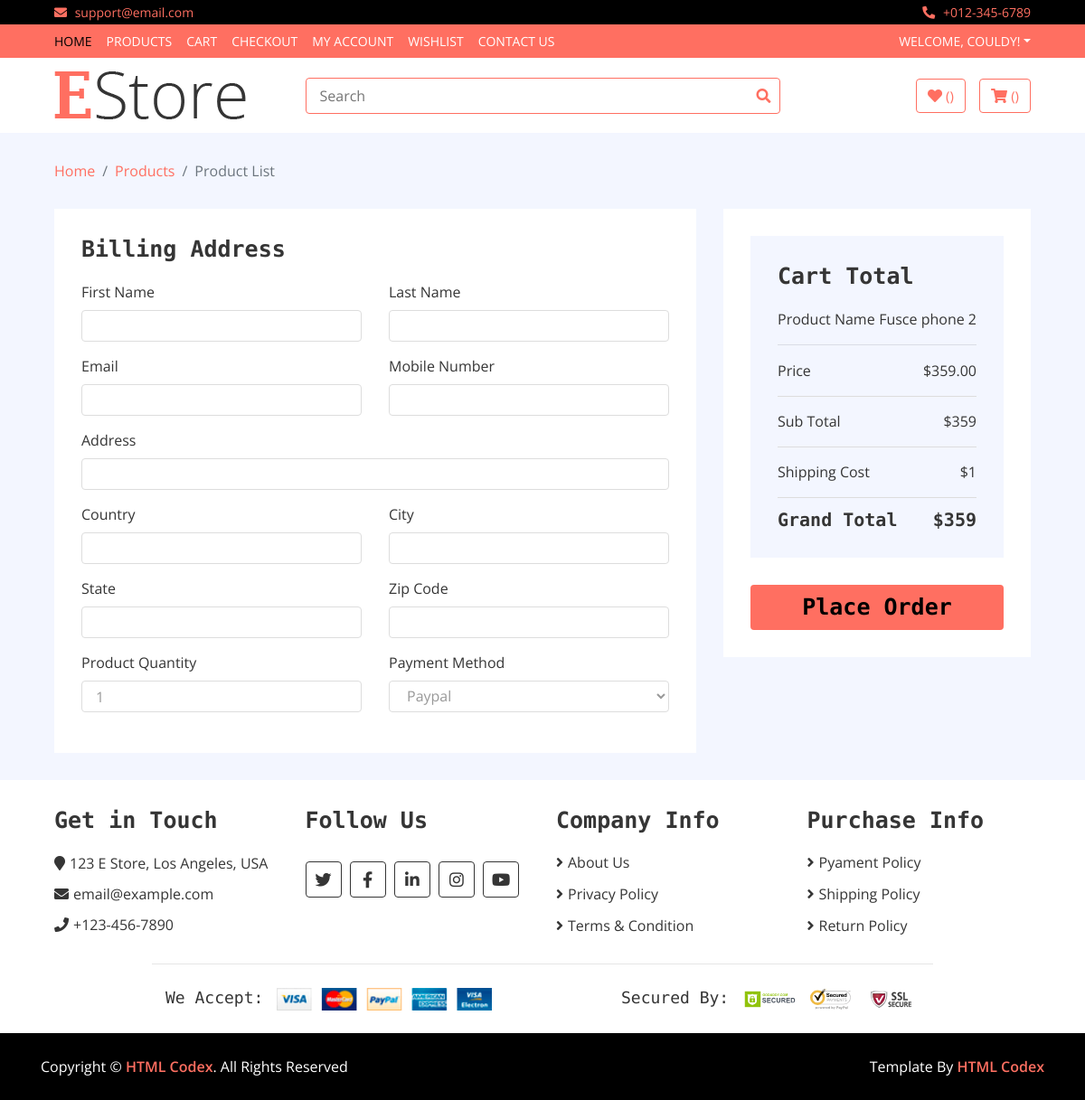
Page /product/13/make_order (signed in) on the committed database.
### shop/models.py (models this page shows, shortened)
class Account(AbstractUser):
    email = models.EmailField(max_length=200, verbose_name='email', unique=True)
    username = models.CharField(max_length=200, verbose_name='username', unique=True)
    date_joined = models.DateTimeField(auto_now_add=True, verbose_name='date joined')
    last_login = models.DateTimeField(auto_now=True, verbose_name='last login')
    is_admin = models.BooleanField(default=False)
    is_active = models.BooleanField(default=True)
    is_staff = models.BooleanField(default=False)
    is_superuser = models.BooleanField(default=False)
    first_name = models.CharField(max_length=150, verbose_name='First Name')
    last_name = models.CharField(max_length=150, verbose_name='Last Name')
    mobile = models.CharField(max_length=30, verbose_name='Phone number', unique=True)
    address = models.CharField(max_length=150, verbose_name='Address')
    USERNAME_FIELD = 'email'
    REQUIRED_FIELDS = ['username', 'mobile', 'first_name']
    objects = MyAccountManager()

class Product(models.Model):
    name = models.CharField(max_length=150, verbose_name='Название продукта')
    slug = models.CharField(max_length=250, unique=True, verbose_name='Slug')
    price = models.DecimalField(max_digits=6, decimal_places=2, verbose_name='Цена')
    image = models.ImageField(upload_to='images/%Y/%m/%d', verbose_name='Фото')
    image2 = models.ImageField(upload_to='images/%Y/%m/%d', verbose_name='Фото 2', blank=True)
    image3 = models.ImageField(upload_to='images/%Y/%m/%d', verbose_name='Фото 3', blank=True)
    image4 = models.ImageField(upload_to='images/%Y/%m/%d', verbose_name='Фото 4', blank=True)
    description = models.TextField(verbose_name='Описание')
    specification = models.TextField(verbose_name='Спецификация')
    color = models.ManyToManyField('ProductColor', verbose_name='Цвет')
    size = models.ManyToManyField('ProductSize', verbose_name='Размер', blank=True)
    category = models.ForeignKey('Category', on_delete=models.PROTECT, verbose_name='Категория')
    created_at = models.DateTimeField(auto_now_add=True, verbose_name='Добавлено')
    featured = models.BooleanField(default=False)
    brand = models.ForeignKey('Brands', on_delete=models.PROTECT, verbose_name='Бренд')
    users_wishlist = models.ManyToManyField('Account', related_name='user_wishlist', blank=True)
    users_cart = models.ManyToManyField('Account', related_name='user_cart', blank=True)
    class Meta:
        ordering = ['-created_at']

### shop/views.py (the view)
# urls.py: path('product/<int:pk>/make_order', order, name='make_order'),
def order(request, pk):
    product = Product.objects.get(pk=pk)
    if request.method == 'POST':
        product_price = int(product.price)
        quantity = int(request.POST.get('product_quantity'))
        shipping_cost = 2 * quantity
        sub_total = product_price * quantity
        grand_total = sub_total + shipping_cost
        form = MakeOrderForm(request.POST)
        if form.is_valid():
            form.instance.product_id = product.id
            form.instance.shipping_cost = shipping_cost
            form.instance.grand_total = grand_total
            form.instance.user_made_order_id = request.user.id
            form.save()
            messages.success(request, 'Order made successfully!')
            send_mail(f"Dear, {request.user.username}", f'Thank you for ordering {product.name}... some more text ',
                             'couldzet@gmail.com', [form.cleaned_data['email']])
            return redirect('home')
        else:
            print(form.errors.as_data())
    else:
        form = MakeOrderForm
    return render(request, 'shop/checkout.html', {'form': form, 'product': product, 'title': f'{request.user.username}: Make order'})

### shop/templates/shop/checkout.html (shortened to what this page needs)
{% extends 'base.html' %}
{% block header %}
{% include 'inc/_topbar.html' %}
{% include 'inc/_navbar.html' %}
{% endblock %}
{% block content %}
{% block breadcrumb %}
{% include 'inc/_BottombarAndBreadcrumb.html' %}
{% endblock %}
        <form method="post" action="{% url 'make_order' product.pk %}">
        <div class="checkout">
            <div class="container-fluid">
                <div class="row">
                     <div class="col-lg-8">
                        <div class="checkout-inner">
                            <div class="billing-address">
                                <h2>Billing Address</h2>
                                <div class="row">
                        <div class="col-md-6">
                            <label for="form.first_name.id_for_label">First Name</label>
                            {{ form.first_name }}
                        </div>
                        <div class="col-md-6">
                            <label for="form.last_name.id_for_label">Last Name</label>
                            {{ form.last_name }}
                        </div>
                        <div class="col-md-6">
                            <label for="form.email.id_for_label">Email</label>
                            {{ form.email }}
                        </div>
                        <div class="col-md-6">
                            <label for="form.mobile.id_for_label">Mobile Number</label>
                            {{ form.mobile }}
                        </div>
                        <div class="col-md-12">
                            <label for="form.address.id_for_label">Address</label>
                            {{ form.address }}
                        </div>
                        <div class="col-md-6">
                            <label for="form.country.id_for_label">Country</label>
                            {{ form.country }}
                        </div>
                        <div class="col-md-6">
                            <label for="form.city.id_for_label">City</label>
                            {{ form.city }}
                        </div>
                        <div class="col-md-6">
                            <label for="form.state.id_for_label">State</label>
                            {{ form.state }}
                        </div>
                        <div class="col-md-6">
                            <label for="form.zip_code.id_for_label">Zip Code</label>
                            {{ form.zip_code }}
                        </div>
                        <div class="col-md-6">
                            <label for="form.product_quantity.id_for_label">Product Quantity</label>
                            {{ form.product_quantity }}
                        </div>
                        <div class="col-md-6">
                            <label for="form.payment_method.id_for_label">Payment Method</label>
                            {{ form.payment_method }}
                        </div>
                                    </div>
                                </div>
                            </div>
                    </div>
                    <div class="col-lg-4">
                        <div class="checkout-inner">
                            <div class="checkout-summary">
                                <h1>Cart Total</h1>
                                <p>Product Name<span>{{ product.name }}</span></p> <hr>
                                <p class="price">Price<span>${{ product.price }}</span></p>
                                <p class="sub-total">Sub Total<span>$99</span></p>
                                <p class="ship-cost">Shipping Cost<span>$1</span></p>
                                <h2 class="grand-total">Grand Total<span>$100</span></h2>
                            </div>
                            <div class="checkout-payment">
                                <div class="checkout-btn">
                                    <button type="submit">Place Order</button>
                                </div>
                            </div>
                            </div>
                        </div>
                    </div>
                </div>
            </div>
        </form>
{% endblock %}
{% block footer %}
{% include 'inc/_footer.html' %}
{% include 'inc/_footerBottom.html' %}
{% endblock %}

### templates/inc/_navbar.html (shortened to what this page needs)
<div class="nav">
            <div class="container-fluid">
                <nav class="navbar navbar-expand-md bg-dark navbar-dark">
                    <div class="collapse navbar-collapse justify-content-between" id="navbarCollapse">
                        <div class="navbar-nav mr-auto">
                            <a href="{% url 'home' %}" class="nav-item nav-link active">Home</a>
                            <a href="{% url 'product_list' %}" class="nav-item nav-link">Products</a>
                            {% if request.user.is_authenticated %}
                            <a href="{% url 'cart' pk=request.user.id %}" class="nav-item nav-link">Cart</a>
                            <a href="checkout.html" class="nav-item nav-link">Checkout</a>
                            <a href="{% url 'profile' pk=request.user.id %}" class="nav-item nav-link">My Account</a>
                            <a href="{% url 'wishlist' pk=request.user.id %}" class="nav-item nav-link">Wishlist</a>
                            <a href="{% url 'contact_us' %}" class="nav-item nav-link">Contact Us</a>
                            {% endif %}
                        </div>
                        <div class="navbar-nav ml-auto">
                            <div class="nav-item dropdown">
                                {% if request.user.is_authenticated %}
                                <a class="nav-link dropdown-toggle" data-toggle="dropdown">Welcome, {{ user.first_name }}!</a>
                                {% else %}
                                <a class="nav-link dropdown-toggle" data-toggle="dropdown">User Account</a>
                                <div class="dropdown-menu">
                                    <a href="{% url 'login' %}" class="dropdown-item">Login</a>
                                    <a href="{% url 'register' %}" class="dropdown-item">Register</a>
                                {% endif %}
                            </div>
                        </div>
                    </div>
                </nav>
            </div>
        </div>

### eShop/static/css/style.css (style rules this page uses)
body { color: #353535; font-family: 'Open Sans', sans-serif; font-weight: 400; background: #f3f6ff; }
a { color: #FF6F61; }
h1 { font-family: 'Source Code Pro', monospace; font-weight: 900; }
h2 { font-family: 'Source Code Pro', monospace; font-weight: 700; }
@media (min-width: 992px) { .container-fluid { padding-right: 60px; padding-left: 60px; } }
.form-control, .custom-select { width: 100%; height: 35px; padding: 0 15px; color: #999999; border: 1px solid #dddddd; margin-bottom: 15px }
.nav { position: relative; }
@media (min-width: 992px) { .nav .container-fluid { padding-left: 52px; padding-right: 52px; } }
.nav .navbar { height: 100%; padding: 0; }
@media (min-width: 768px) { .nav, .nav .navbar { background: #FF6F61 !important; } }
@media (min-width: 768px) { .nav .navbar-dark a.nav-link { color: #ffffff; font-size: 14px; text-transform: uppercase; } }
@media (min-width: 768px) { .nav .navbar-dark a.nav-link:hover, .nav .navbar-dark a.nav-link.active { color: #000000; } }
.checkout { position: relative; padding-top: 30px; }
.checkout .checkout-inner { margin-bottom: 30px; padding: 30px; background: #ffffff; }
.checkout .billing-address, .checkout .shipping-address { position: relative; width: 100%; }
.checkout .billing-address h2, .checkout .shipping-address h2 { font-size: 25px; margin-bottom: 20px; }
.checkout .checkout-summary, .checkout .checkout-payment { position: relative; width: 100%; }
.checkout .checkout-summary h1, .checkout .checkout-payment h1 { font-size: 25px; margin-bottom: 20px; }
.checkout .checkout-summary, .checkout .checkout-payment .payment-methods { padding: 30px; background: #f3f6ff; margin-bottom: 30px; }
.checkout .checkout-summary p.sub-total, .checkout .checkout-summary p.ship-cost { padding-top: 15px; border-top: 1px solid #dddddd; }
.checkout .checkout-summary p span, .checkout .checkout-summary h2 span { float: right; }
.checkout .checkout-summary h2 { font-size: 20px; padding-top: 12px; border-top: 1px solid #dddddd; margin: 0; }
.checkout .checkout-payment .checkout-btn button { width: 100%; height: 50px; padding: 2px 10px; font-family: 'Source Code Pro', monospace; font-weight: 700; font-size: 25px; text-align: center; color: #000000; background: #FF6F61; border: none; border-radius: 4px; transition: all .3s; }

### rows in the picture
Account: first_name "COULDY"
Product: name "Fusce phone 2", price "359.00"
